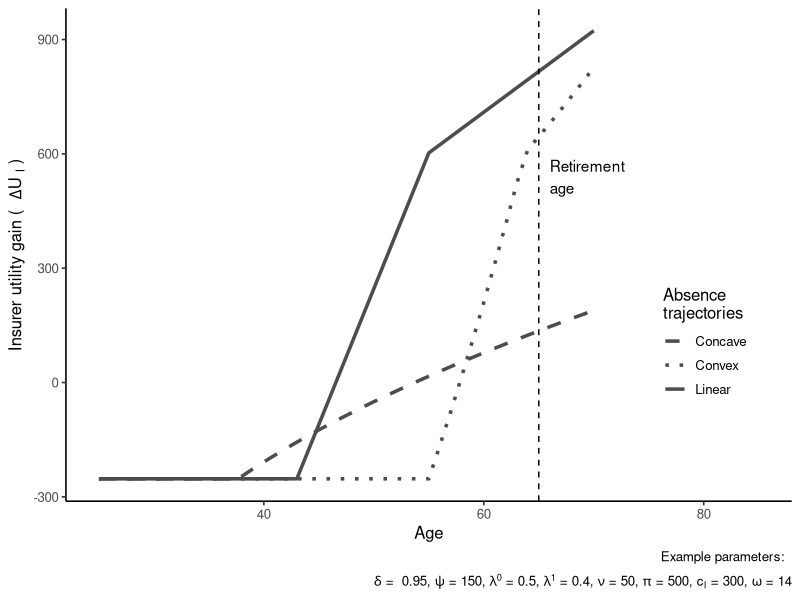

This chart was generated by the following R code:
# Load required library
library(ggplot2)

# Define age range (from 25 to 70)
age <- seq(25, 70, by = 1)

# Discount factor 

# Parameters (described in figure caption)
delta <- 0.95   # Discount factor 
psi <- 150      # Daily productivity loss
pi <- 500       # Insurance premium
c_I <- 300      # Insurer’s cost of prevention
nu <- 50        # Additional benefit (e.g., improved health)
omega <- 14     # Threshold duration for intervention effect
tau <- 30       # Maximum reimbursed duration

# Define three absence trajectories depending on age
D0_linear  <- 5 + 0.5 * (age - 25)                      # Linearly increasing
D0_concave <- 10.5 + 6.6 * sqrt((age - 25) / 45)        # Concave
D0_convex  <- 5 + 0.01 * (age - 25)^2                   # Convex

# Prevented durations (30% reduction assumed)
D1_linear  <- 0.7 * D0_linear
D1_concave <- 0.7 * D0_concave
D1_convex  <- 0.7 * D0_convex

# Function to calculate insurer utility gain from prevention
insurer_utility <- function(D0, D1) {
  U1 <- pi - c_I + delta * (-psi * pmax(pmin(D1, tau) - omega, 0) + nu)
  U0 <- pi + delta * (-psi * pmax(pmin(D0, tau) - omega, 0))
  return(U1 - U0)
}

# Calculate utility gains for each trajectory
U_linear  <- insurer_utility(D0_linear, D1_linear)
U_concave <- insurer_utility(D0_concave, D1_concave)
U_convex  <- insurer_utility(D0_convex, D1_convex)

# Create dataframe for plotting
df <- data.frame(
  age = age,
  linear = U_linear,
  concave = U_concave,
  convex = U_convex
)

# Plot utility gain across age for different trajectories
ggplot(df, aes(x = age)) +
  geom_line(aes(y = linear, color = "Linear"), size = 1.2) +
  geom_line(aes(y = concave, color = "Concave"), linetype = "dashed", size = 1.2) +
  geom_line(aes(y = convex, color = "Convex"), linetype = "dotted", size = 1.2) +
  geom_vline(xintercept = 65, linetype = "dashed", color = "black") +
  annotate("text", x = 66, y = 540, label = "Retirement\nage", hjust = 0) +
  
  # Manual color and legend formatting
  scale_color_manual(values = c("Linear" = "grey30", "Concave" = "grey30", "Convex" = "grey30")) +
  
  # Axis labels and caption with parameter values
  labs(
    x = "Age",
    y = expression("Insurer utility gain (  "*Delta*"U "[I]*" )"),
    color = "Absence\ntrajectories",
    caption = expression(
      atop(
        paste("                                                                       Example parameters: "
              
        ),
        paste(
          delta, " =  0.95, ",
          psi, " = 150, ",
          lambda^0, " = 0.5, ",
          lambda^1, " = 0.4, ",
          nu, " = 50, ",
          pi, " = 500, ",
          c[I], " = 300, ",
          omega, " = 14")
      )
    )
  ) +
  
  # Formatting and layout
  theme_classic(base_size = 12) +
  coord_cartesian(xlim = c(25, 85)) +
  theme(
    legend.position = c(0.88, 0.32),  
    legend.background = element_blank(),
    legend.key = element_blank(),
    legend.spacing.y = unit(0, "pt")
  )
